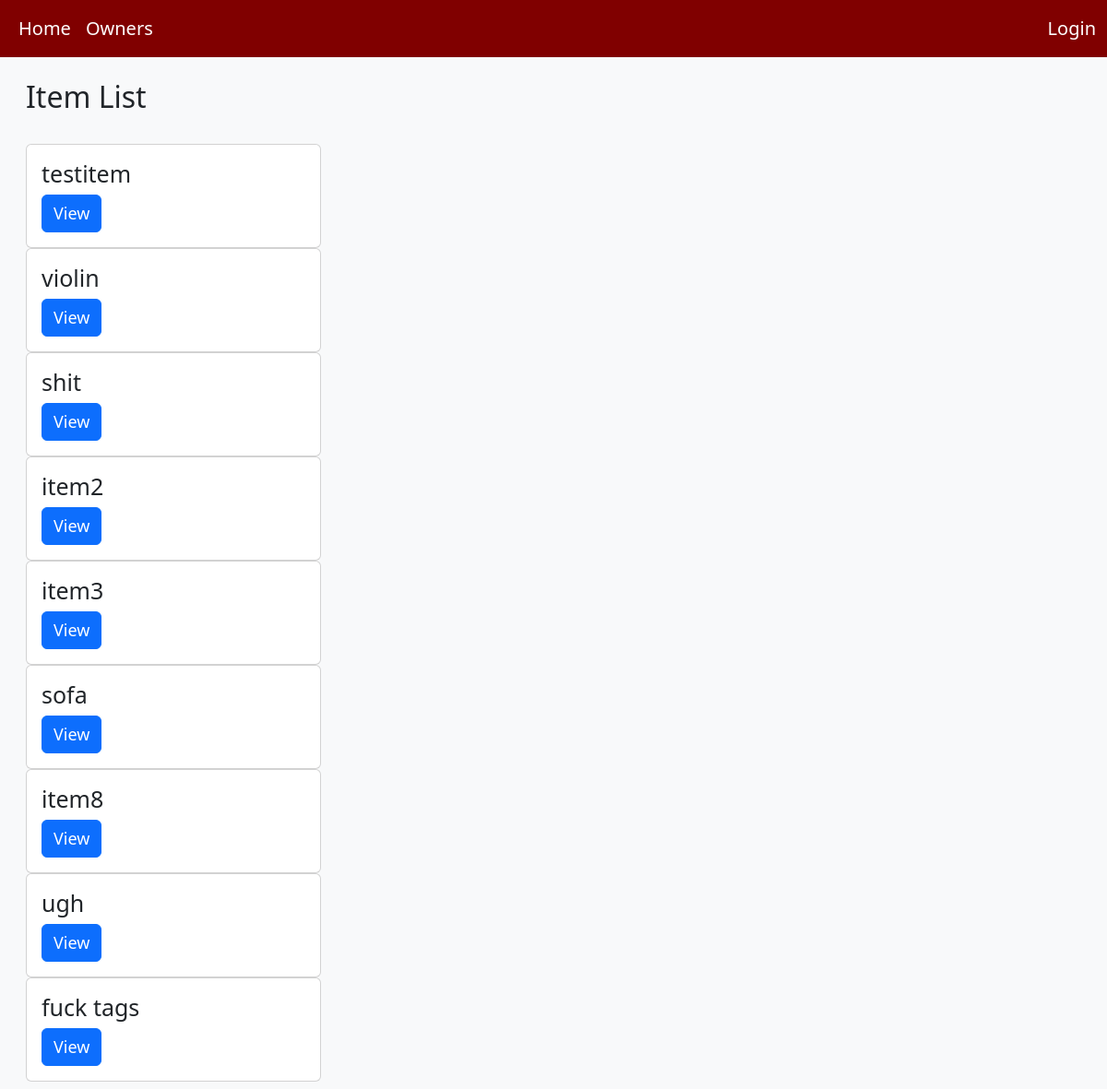
Page /items/ on the earlier database version.
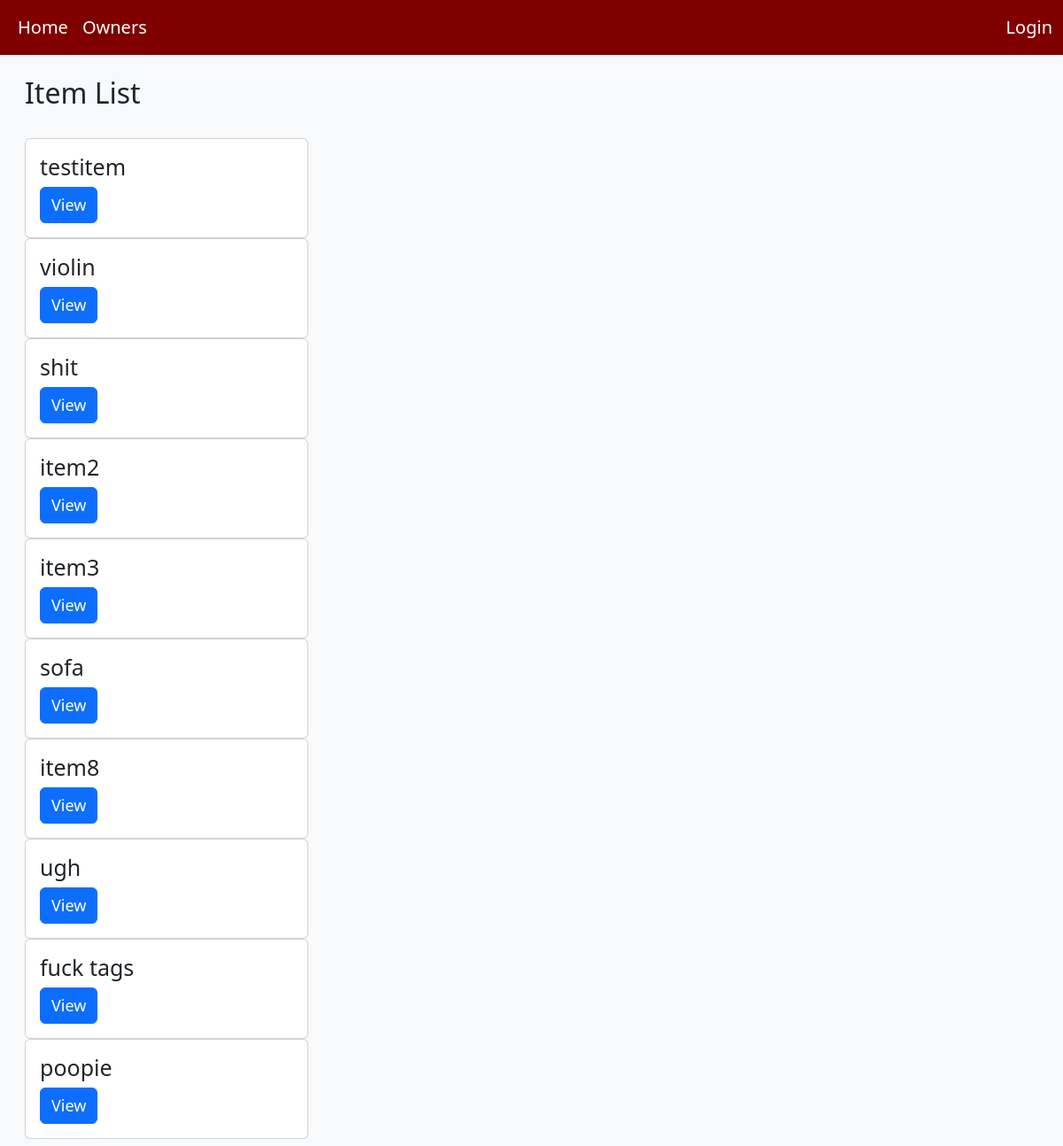
Same page on the later database version.
### inventory_app/models.py (models this page shows, shortened)
class Item(models.Model):
    name = models.CharField(max_length = 200)
    description = models.TextField(blank=True)
    serial_number = models.CharField(max_length=100, blank=True)
    price = models.DecimalField(max_digits=10, decimal_places=2)
    image = models.ImageField(upload_to='uploads/', null=True, blank=True)
    inventory = models.ForeignKey(Inventory, on_delete=models.CASCADE, null=True)
    tag = models.ManyToManyField(to=Tag)
    def get_absolute_url(self):
        return reverse('item-detail', args=[str(self.id)])

### inventory_app/views.py (the view)
# urls.py: path('items/', views.ItemListView.as_view(), name='items'),
class ItemListView(generic.ListView):
    model = Item

### inventory_app/templates/inventory_app/item_list.html (shortened to what this page needs)
{% extends 'inventory_app/base_template.html' %}
{% block content %}
<body class="bg-light">
<div class="container-fluid mx-3">
    <br>
    <h2>Item List</h2>
    <br>
    {% if item_list %}
        <div class="card-columns">
            {% for item in item_list %}
                <div class="card me-4" style="max-width: 320px;">
                    <div class="card-body">
                        <h5 class="card-title" style="font-size: 25px;">{{ item.name }}</h5>
                        <a href="{{ item.get_absolute_url }}" class="btn btn-primary me-2" style="font-size: 18px;" role="button">View</a>
                    </div>
                </div>
            {% endfor %}
        </div>
    {% else %}
        <p style="font-size: 20px;">No items have been added.</p>
    {% endif %}
</div>
</body>
{% endblock %}

Differences in the rows shown:
added Item: name "poopie"
